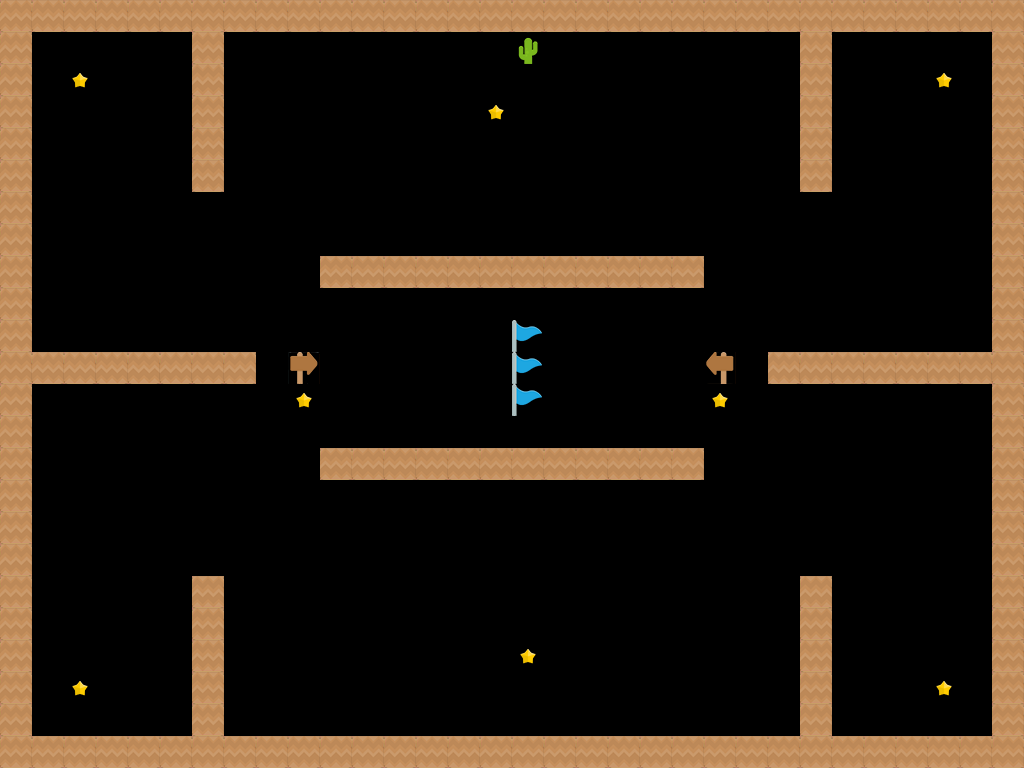

A level layout from a 2D game, rendered from its tile map. Below: a short description, then the map file with its tile-grid data intact:
An orthogonal 32x24 tile map with 32x32 px tiles, 3 tile layers (Background, Collision, Decoration), 3 tilesets.

<map version="1.0" orientation="orthogonal" renderorder="right-down" width="32" height="24" tilewidth="32" tileheight="32" nextobjectid="1">
 <tileset firstgid="1" name="spritesheet_ground" tilewidth="32" tileheight="32" tilecount="128" columns="8">
  <image source="spritesheet_ground.png" width="256" height="512" />
 </tileset>
 <tileset firstgid="129" name="spritesheet_items" tilewidth="32" tileheight="32" tilecount="32" columns="8">
  <image source="spritesheet_items.png" width="256" height="128" />
 </tileset>
 <tileset firstgid="161" name="spritesheet_tiles" tilewidth="32" tileheight="32" tilecount="128" columns="8">
  <image source="spritesheet_tiles.png" width="256" height="512" />
 </tileset>
 <layer name="Background" width="32" height="24">
  <data encoding="csv">
0,0,0,0,0,0,0,0,0,0,0,0,0,0,0,0,0,0,0,0,0,0,0,0,0,0,0,0,0,0,0,0,
0,0,0,0,0,0,0,0,0,0,0,0,0,0,0,0,0,0,0,0,0,0,0,0,0,0,0,0,0,0,0,0,
0,0,0,0,0,0,0,0,0,0,0,0,0,0,0,0,0,0,0,0,0,0,0,0,0,0,0,0,0,0,0,0,
0,0,0,0,0,0,0,0,0,0,0,0,0,0,0,0,0,0,0,0,0,0,0,0,0,0,0,0,0,0,0,0,
0,0,0,0,0,0,0,0,0,0,0,0,0,0,0,0,0,0,0,0,0,0,0,0,0,0,0,0,0,0,0,0,
0,0,0,0,0,0,0,0,0,0,0,0,0,0,0,0,0,0,0,0,0,0,0,0,0,0,0,0,0,0,0,0,
0,0,0,0,0,0,0,0,0,0,0,0,0,0,0,0,0,0,0,0,0,0,0,0,0,0,0,0,0,0,0,0,
0,0,0,0,0,0,0,0,0,0,0,0,0,0,0,0,0,0,0,0,0,0,0,0,0,0,0,0,0,0,0,0,
0,0,0,0,0,0,0,0,0,0,0,0,0,0,0,0,0,0,0,0,0,0,0,0,0,0,0,0,0,0,0,0,
0,0,0,0,0,0,0,0,0,0,0,0,0,0,0,0,0,0,0,0,0,0,0,0,0,0,0,0,0,0,0,0,
0,0,0,0,0,0,0,0,0,0,0,0,0,0,0,0,0,0,0,0,0,0,0,0,0,0,0,0,0,0,0,0,
0,0,0,0,0,0,0,0,0,0,0,0,0,0,0,0,0,0,0,0,0,0,0,0,0,0,0,0,0,0,0,0,
0,0,0,0,0,0,0,0,0,0,0,0,0,0,0,0,0,0,0,0,0,0,0,0,0,0,0,0,0,0,0,0,
0,0,0,0,0,0,0,0,0,0,0,0,0,0,0,0,0,0,0,0,0,0,0,0,0,0,0,0,0,0,0,0,
0,0,0,0,0,0,0,0,0,0,0,0,0,0,0,0,0,0,0,0,0,0,0,0,0,0,0,0,0,0,0,0,
0,0,0,0,0,0,0,0,0,0,0,0,0,0,0,0,0,0,0,0,0,0,0,0,0,0,0,0,0,0,0,0,
0,0,0,0,0,0,0,0,0,0,0,0,0,0,0,0,0,0,0,0,0,0,0,0,0,0,0,0,0,0,0,0,
0,0,0,0,0,0,0,0,0,0,0,0,0,0,0,0,0,0,0,0,0,0,0,0,0,0,0,0,0,0,0,0,
0,0,0,0,0,0,0,0,0,0,0,0,0,0,0,0,0,0,0,0,0,0,0,0,0,0,0,0,0,0,0,0,
0,0,0,0,0,0,0,0,0,0,0,0,0,0,0,0,0,0,0,0,0,0,0,0,0,0,0,0,0,0,0,0,
0,0,0,0,0,0,0,0,0,0,0,0,0,0,0,0,0,0,0,0,0,0,0,0,0,0,0,0,0,0,0,0,
0,0,0,0,0,0,0,0,0,0,0,0,0,0,0,0,0,0,0,0,0,0,0,0,0,0,0,0,0,0,0,0,
0,0,0,0,0,0,0,0,0,0,0,0,0,0,0,0,0,0,0,0,0,0,0,0,0,0,0,0,0,0,0,0,
0,0,0,0,0,0,0,0,0,0,0,0,0,0,0,0,0,0,0,0,0,0,0,0,0,0,0,0,0,0,0,0
</data>
 </layer>
 <layer name="Collision" width="32" height="24">
  <data encoding="csv">
2,2,2,2,2,2,2,2,2,2,2,2,2,2,2,2,2,2,2,2,2,2,2,2,2,2,2,2,2,2,2,2,
2,0,0,0,0,0,2,0,0,0,0,0,0,0,0,0,268,0,0,0,0,0,0,0,0,2,0,0,0,0,0,2,
2,0,140,0,0,0,2,0,0,0,0,0,0,0,0,0,0,0,0,0,0,0,0,0,0,2,0,0,0,140,0,2,
2,0,0,0,0,0,2,0,0,0,0,0,0,0,0,140,0,0,0,0,0,0,0,0,0,2,0,0,0,0,0,2,
2,0,0,0,0,0,2,0,0,0,0,0,0,0,0,0,0,0,0,0,0,0,0,0,0,2,0,0,0,0,0,2,
2,0,0,0,0,0,2,0,0,0,0,0,0,0,0,0,0,0,0,0,0,0,0,0,0,2,0,0,0,0,0,2,
2,0,0,0,0,0,0,0,0,0,0,0,0,0,0,0,0,0,0,0,0,0,0,0,0,0,0,0,0,0,0,2,
2,0,0,0,0,0,0,0,0,0,0,0,0,0,0,0,0,0,0,0,0,0,0,0,0,0,0,0,0,0,0,2,
2,0,0,0,0,0,0,0,0,0,2,2,2,2,2,2,2,2,2,2,2,2,0,0,0,0,0,0,0,0,0,2,
2,0,0,0,0,0,0,0,0,0,0,0,0,0,0,0,0,0,0,0,0,0,0,0,0,0,0,0,0,0,0,2,
2,0,0,0,0,0,0,0,0,0,0,0,0,0,0,0,131,0,0,0,0,0,0,0,0,0,0,0,0,0,0,2,
2,2,2,2,2,2,2,2,0,0,0,0,0,0,0,0,131,0,0,0,0,0,0,0,2,2,2,2,2,2,2,2,
2,0,0,0,0,0,0,0,0,140,0,0,0,0,0,0,131,0,0,0,0,0,140,0,0,0,0,0,0,0,0,2,
2,0,0,0,0,0,0,0,0,0,0,0,0,0,0,0,0,0,0,0,0,0,0,0,0,0,0,0,0,0,0,2,
2,0,0,0,0,0,0,0,0,0,2,2,2,2,2,2,2,2,2,2,2,2,0,0,0,0,0,0,0,0,0,2,
2,0,0,0,0,0,0,0,0,0,0,0,0,0,0,0,0,0,0,0,0,0,0,0,0,0,0,0,0,0,0,2,
2,0,0,0,0,0,0,0,0,0,0,0,0,0,0,0,0,0,0,0,0,0,0,0,0,0,0,0,0,0,0,2,
2,0,0,0,0,0,0,0,0,0,0,0,0,0,0,0,0,0,0,0,0,0,0,0,0,0,0,0,0,0,0,2,
2,0,0,0,0,0,2,0,0,0,0,0,0,0,0,0,0,0,0,0,0,0,0,0,0,2,0,0,0,0,0,2,
2,0,0,0,0,0,2,0,0,0,0,0,0,0,0,0,0,0,0,0,0,0,0,0,0,2,0,0,0,0,0,2,
2,0,0,0,0,0,2,0,0,0,0,0,0,0,0,0,140,0,0,0,0,0,0,0,0,2,0,0,0,0,0,2,
2,0,140,0,0,0,2,0,0,0,0,0,0,0,0,0,0,0,0,0,0,0,0,0,0,2,0,0,0,140,0,2,
2,0,0,0,0,0,2,0,0,0,0,0,0,0,0,0,0,0,0,0,0,0,0,0,0,2,0,0,0,0,0,2,
2,2,2,2,2,2,2,2,2,2,2,2,2,2,2,2,2,2,2,2,2,2,2,2,2,2,2,2,2,2,2,2
</data>
 </layer>
 <layer name="Decoration" width="32" height="24">
  <data encoding="csv">
0,0,0,0,0,0,0,0,0,0,0,0,0,0,0,0,0,0,0,0,0,0,0,0,0,0,0,0,0,0,0,0,
0,0,0,0,0,0,0,0,0,0,0,0,0,0,0,0,0,0,0,0,0,0,0,0,0,0,0,0,0,0,0,0,
0,0,0,0,0,0,0,0,0,0,0,0,0,0,0,0,0,0,0,0,0,0,0,0,0,0,0,0,0,0,0,0,
0,0,0,0,0,0,0,0,0,0,0,0,0,0,0,0,0,0,0,0,0,0,0,0,0,0,0,0,0,0,0,0,
0,0,0,0,0,0,0,0,0,0,0,0,0,0,0,0,0,0,0,0,0,0,0,0,0,0,0,0,0,0,0,0,
0,0,0,0,0,0,0,0,0,0,0,0,0,0,0,0,0,0,0,0,0,0,0,0,0,0,0,0,0,0,0,0,
0,0,0,0,0,0,0,0,0,0,0,0,0,0,0,0,0,0,0,0,0,0,0,0,0,0,0,0,0,0,0,0,
0,0,0,0,0,0,0,0,0,0,0,0,0,0,0,0,0,0,0,0,0,0,0,0,0,0,0,0,0,0,0,0,
0,0,0,0,0,0,0,0,0,0,0,0,0,0,0,0,0,0,0,0,0,0,0,0,0,0,0,0,0,0,0,0,
0,0,0,0,0,0,0,0,0,0,0,0,0,0,0,0,0,0,0,0,0,0,0,0,0,0,0,0,0,0,0,0,
0,0,0,0,0,0,0,0,0,0,0,0,0,0,0,0,0,0,0,0,0,0,0,0,0,0,0,0,0,0,0,0,
0,0,0,0,0,0,0,0,0,171,0,0,0,0,0,0,0,0,0,0,0,0,179,0,0,0,0,0,0,0,0,0,
0,0,0,0,0,0,0,0,0,0,0,0,0,0,0,0,0,0,0,0,0,0,0,0,0,0,0,0,0,0,0,0,
0,0,0,0,0,0,0,0,0,0,0,0,0,0,0,0,0,0,0,0,0,0,0,0,0,0,0,0,0,0,0,0,
0,0,0,0,0,0,0,0,0,0,0,0,0,0,0,0,0,0,0,0,0,0,0,0,0,0,0,0,0,0,0,0,
0,0,0,0,0,0,0,0,0,0,0,0,0,0,0,0,0,0,0,0,0,0,0,0,0,0,0,0,0,0,0,0,
0,0,0,0,0,0,0,0,0,0,0,0,0,0,0,0,0,0,0,0,0,0,0,0,0,0,0,0,0,0,0,0,
0,0,0,0,0,0,0,0,0,0,0,0,0,0,0,0,0,0,0,0,0,0,0,0,0,0,0,0,0,0,0,0,
0,0,0,0,0,0,0,0,0,0,0,0,0,0,0,0,0,0,0,0,0,0,0,0,0,0,0,0,0,0,0,0,
0,0,0,0,0,0,0,0,0,0,0,0,0,0,0,0,0,0,0,0,0,0,0,0,0,0,0,0,0,0,0,0,
0,0,0,0,0,0,0,0,0,0,0,0,0,0,0,0,0,0,0,0,0,0,0,0,0,0,0,0,0,0,0,0,
0,0,0,0,0,0,0,0,0,0,0,0,0,0,0,0,0,0,0,0,0,0,0,0,0,0,0,0,0,0,0,0,
0,0,0,0,0,0,0,0,0,0,0,0,0,0,0,0,0,0,0,0,0,0,0,0,0,0,0,0,0,0,0,0,
0,0,0,0,0,0,0,0,0,0,0,0,0,0,0,0,0,0,0,0,0,0,0,0,0,0,0,0,0,0,0,0
</data>
 </layer>
</map>
